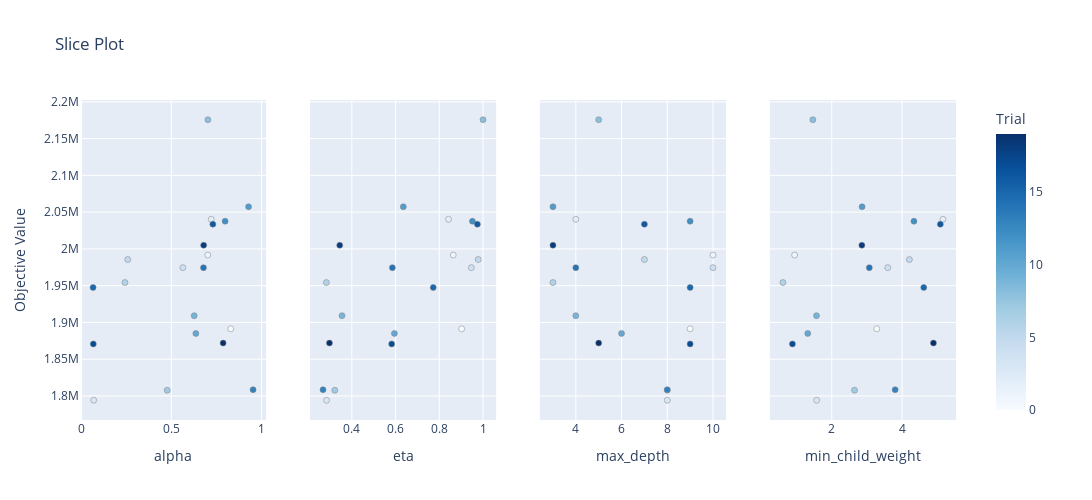

Notebook code cell kept with this figure:
### Code cell
fig = optuna.visualization.plot_slice(study_xgb)
fig.update_layout(width=1200, height=500)
plt.tight_layout()
fig.show()

### Figure 1 — Plotly figure (JSON) as saved in the notebook; plotly's stock layout.template omitted (floating-point values rounded to 4 significant figures)
{"data": [{"marker": {"color": [0, 1, 2, 3, 4, 5, 6, 7, 8, 9, 10, 11, 12, 13, 14, 15, 16, 17, 18, 19], "colorbar": {"title": {"text": "Trial"}, "x": 1, "xpad": 40}, "colorscale": [[0, "rgb(247,251,255)"], [0.125, "rgb(222,235,247)"], [0.25, "rgb(198,219,239)"], [0.375, "rgb(158,202,225)"], [0.5, "rgb(107,174,214)"], [0.625, "rgb(66,146,198)"], [0.75, "rgb(33,113,181)"], [0.875, "rgb(8,81,156)"], [1, "rgb(8,48,107)"]], "line": {"color": "Grey", "width": 0.5}, "showscale": true}, "mode": "markers", "showlegend": false, "type": "scatter", "x": [0.8295, 0.7022, 0.7212, 0.06966, 0.5638, 0.2582, 0.2429, 0.4771, 0.7027, 0.6267, 0.636, 0.9281, 0.7981, 0.9533, 0.6782, 0.06607, 0.7302, 0.06742, 0.6793, 0.787], "xaxis": "x", "y": [1891000.0, 1992000.0, 2040000.0, 1794000.0, 1975000.0, 1986000.0, 1954000.0, 1808000.0, 2176000.0, 1909000.0, 1885000.0, 2057000.0, 2038000.0, 1809000.0, 1974000.0, 1947000.0, 2034000.0, 1871000.0, 2005000.0, 1872000.0], "yaxis": "y"}, {"marker": {"color": [0, 1, 2, 3, 4, 5, 6, 7, 8, 9, 10, 11, 12, 13, 14, 15, 16, 17, 18, 19], "colorbar": {"title": {"text": "Trial"}, "x": 1, "xpad": 40}, "colorscale": [[0, "rgb(247,251,255)"], [0.125, "rgb(222,235,247)"], [0.25, "rgb(198,219,239)"], [0.375, "rgb(158,202,225)"], [0.5, "rgb(107,174,214)"], [0.625, "rgb(66,146,198)"], [0.75, "rgb(33,113,181)"], [0.875, "rgb(8,81,156)"], [1, "rgb(8,48,107)"]], "line": {"color": "Grey", "width": 0.5}, "showscale": false}, "mode": "markers", "showlegend": false, "type": "scatter", "x": [0.9022, 0.8637, 0.8421, 0.2845, 0.9467, 0.9778, 0.2837, 0.3222, 1.0, 0.3551, 0.5946, 0.6354, 0.9513, 0.2682, 0.5854, 0.7722, 0.9741, 0.5823, 0.3446, 0.2977], "xaxis": "x2", "y": [1891000.0, 1992000.0, 2040000.0, 1794000.0, 1975000.0, 1986000.0, 1954000.0, 1808000.0, 2176000.0, 1909000.0, 1885000.0, 2057000.0, 2038000.0, 1809000.0, 1974000.0, 1947000.0, 2034000.0, 1871000.0, 2005000.0, 1872000.0], "yaxis": "y2"}, {"marker": {"color": [0, 1, 2, 3, 4, 5, 6, 7, 8, 9, 10, 11, 12, 13, 14, 15, 16, 17, 18, 19], "colorbar": {"title": {"text": "Trial"}, "x": 1, "xpad": 40}, "colorscale": [[0, "rgb(247,251,255)"], [0.125, "rgb(222,235,247)"], [0.25, "rgb(198,219,239)"], [0.375, "rgb(158,202,225)"], [0.5, "rgb(107,174,214)"], [0.625, "rgb(66,146,198)"], [0.75, "rgb(33,113,181)"], [0.875, "rgb(8,81,156)"], [1, "rgb(8,48,107)"]], "line": {"color": "Grey", "width": 0.5}, "showscale": false}, "mode": "markers", "showlegend": false, "type": "scatter", "x": [9, 10, 4, 8, 10, 7, 3, 8, 5, 4, 6, 3, 9, 8, 4, 9, 7, 9, 3, 5], "xaxis": "x3", "y": [1891000.0, 1992000.0, 2040000.0, 1794000.0, 1975000.0, 1986000.0, 1954000.0, 1808000.0, 2176000.0, 1909000.0, 1885000.0, 2057000.0, 2038000.0, 1809000.0, 1974000.0, 1947000.0, 2034000.0, 1871000.0, 2005000.0, 1872000.0], "yaxis": "y3"}, {"marker": {"color": [0, 1, 2, 3, 4, 5, 6, 7, 8, 9, 10, 11, 12, 13, 14, 15, 16, 17, 18, 19], "colorbar": {"title": {"text": "Trial"}, "x": 1, "xpad": 40}, "colorscale": [[0, "rgb(247,251,255)"], [0.125, "rgb(222,235,247)"], [0.25, "rgb(198,219,239)"], [0.375, "rgb(158,202,225)"], [0.5, "rgb(107,174,214)"], [0.625, "rgb(66,146,198)"], [0.75, "rgb(33,113,181)"], [0.875, "rgb(8,81,156)"], [1, "rgb(8,48,107)"]], "line": {"color": "Grey", "width": 0.5}, "showscale": false}, "mode": "markers", "showlegend": false, "type": "scatter", "x": [3.281, 0.9436, 5.162, 1.57, 3.593, 4.208, 0.6108, 2.648, 1.462, 1.567, 1.318, 2.863, 4.338, 3.803, 3.069, 4.616, 5.088, 0.8816, 2.856, 4.892], "xaxis": "x4", "y": [1891000.0, 1992000.0, 2040000.0, 1794000.0, 1975000.0, 1986000.0, 1954000.0, 1808000.0, 2176000.0, 1909000.0, 1885000.0, 2057000.0, 2038000.0, 1809000.0, 1974000.0, 1947000.0, 2034000.0, 1871000.0, 2005000.0, 1872000.0], "yaxis": "y4"}], "layout": {"height": 500, "title": {"text": "Slice Plot"}, "width": 1200, "xaxis": {"anchor": "y", "domain": [0, 0.2125], "title": {"text": "alpha"}}, "xaxis2": {"anchor": "y2", "domain": [0.2625, 0.475], "title": {"text": "eta"}}, "xaxis3": {"anchor": "y3", "domain": [0.525, 0.7375], "title": {"text": "max_depth"}}, "xaxis4": {"anchor": "y4", "domain": [0.7875, 1], "title": {"text": "min_child_weight"}}, "yaxis": {"anchor": "x", "domain": [0, 1], "title": {"text": "Objective Value"}}, "yaxis2": {"anchor": "x2", "domain": [0, 1], "matches": "y", "showticklabels": false}, "yaxis3": {"anchor": "x3", "domain": [0, 1], "matches": "y", "showticklabels": false}, "yaxis4": {"anchor": "x4", "domain": [0, 1], "matches": "y", "showticklabels": false}}}
